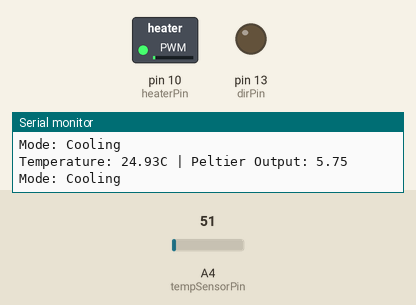
Simulated run of this sketch. Board: Arduino Uno, built with avr-gcc and run on an emulated ATmega328P. On the bench: switched loads named in the sketch (green lamp = pin HIGH), output pins drawn as LEDs (lit = HIGH), the last lines printed to the serial monitor. The test bench sets the inputs (shaded band); at power-on: A4 (tempSensorPin) = 51.

Above: at 1.2 s.
1.3 s: A4 (tempSensorPin) set to 30
At 2.7 s:
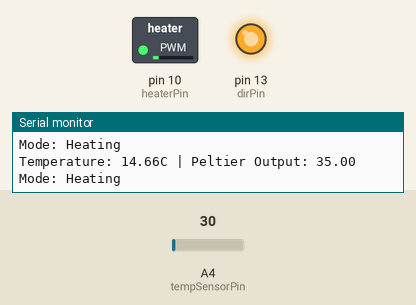
3.0 s: A4 (tempSensorPin) set to 61
At 8.9 s:
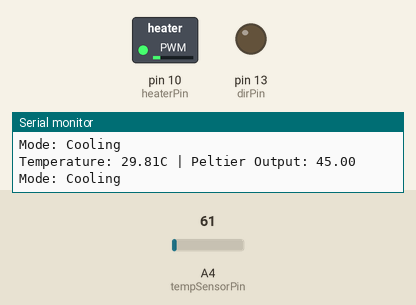
Timing chart, 0 to 10.4 s (numbered marks = the images above; inputs shaded):
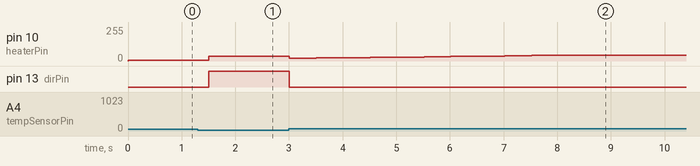

The sketch:

peltier_pid.ino
```cpp
#include <PID_v1.h>

// 핀 정의
const int heaterPin = 10;  // 히터 (또는 펠티어 소자) 제어를 위한 PWM 출력 핀
const int dirPin = 13;     // 펠티어 소자의 방향 핀 (가열 또는 냉각)
const int tempSensorPin = A4;  // 온도 센서 입력 핀
float vout;

// PID 제어 변수
double Setpoint, Input, Output;

// PID 초기 파라미터
double Kp = 5, Ki = 4, Kd = 0;
PID myPID(&Input, &Output, &Setpoint, Kp, Ki, Kd, DIRECT);

void setup() {
  pinMode(heaterPin, OUTPUT);
  pinMode(dirPin, OUTPUT);

  Serial.begin(9600);
  Serial.println("Ready");

  // 센서에서 읽은 값으로부터 초기 입력값 설정
  vout = analogRead(tempSensorPin);
  Input = (vout*500)/1023;

  Setpoint = 24;  // 목표 온도 설정 (36도 섭씨)

  myPID.SetMode(AUTOMATIC);  // PID를 자동 모드로 설정

  myPID.SetOutputLimits(-45, 35);  // Output의 최소값과 최대값 설정
}

void loop() {
  vout = analogRead(tempSensorPin);
  Input = (vout*500)/1023;

  myPID.Compute();


  if (Output > 1) {
    digitalWrite(dirPin, HIGH);
  } else {
    digitalWrite(dirPin, LOW);
    Output = -Output;
  }

  analogWrite(heaterPin, Output);
  Serial.print("Temperature: ");
  Serial.print(Input);
  Serial.print("C | Peltier Output: ");
  Serial.println(Output);

  Serial.print("Mode: ");
  Serial.println(digitalRead(dirPin) == HIGH ? "Heating" : "Cooling");
  delay(500);
}

double readTemperature() {
  int raw = analogRead(tempSensorPin);
  float temperature  = (raw * 500) / 1023;  // 0-5V 사이의 전압으로 변환
  return temperature;
}
```

Measured:
- after the input at 1.3 s, pin 10 (heaterPin): 5/255 → 35/255 after 0.21 s; pin 13 (dirPin): LOW → HIGH after 0.21 s
- after the input at 3.0 s, pin 10 (heaterPin): 35/255 → 21/255 at once, → 23/255 0.50 s later, → 25/255 0.50 s later, → 28/255 0.50 s later, … (12 changes in this stretch); pin 13 (dirPin): HIGH → LOW at once
